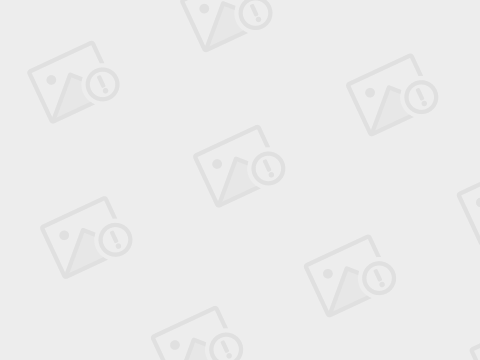
#> input picture sample/1.jpg, 480 x 360 px; the run also reads 3 pictures not shown here
$ python picture_similarity.py
#> lines starting #> are read from the running program, lines starting #| are printed output that depends on the picture
import os
from PIL import Image
import numpy as np
import shutil

# imageA = np.array(Image.open("./sample/1.jpg"))
# imageB = np.array(Image.open("./sample/3.jpg"))

## OSError: image file is truncated (97 bytes not processed)
# 注意该报错
## 另外，注意需要使用四舍五入（补充：个屁），否则会因为浮点误差出现图片尺寸不一致的情况
## python的int float自动转换真让人摸不着头脑，总是得debug
def centerCrop(image, re_width, re_height):
    width, height = image.size
    # size = 200
    left = round((width - re_width) / 2)
    top = round((height - re_height) / 2)

    ## 因此使用以下方法
    # right = round((width + re_width) / 2)
    # bottom = round((height + re_height) / 2)
    ## 教训， 网上的代码不能随便抄

    right = left + re_width
    bottom = top + re_height
    return image.crop((left, top, right, bottom))

def eucliDist(A,B):
    return np.sqrt(sum(np.power((A - B), 2)))

def cosDist(A,B):
    return np.dot(A,B)/(np.linalg.norm(A)*np.linalg.norm(B))

def hist_similar(lh, rh):
    hist = sum(1 - (0 if l == r else float(abs(l - r)) / max(l, r)) for l, r in zip(lh, rh)) / len(lh)
    return hist

def computSimilarity(image):
    width, height = image.size
    widthS, heightS = imageSample.size

    re_width = min(width, widthS)
    re_height = min(height, heightS)
    # if(width < 200 or height < 200):
    #     return True
    try:
        imageN = centerCrop(image, re_width, re_height)
        imageNp = np.array(imageN)
        imageSampleN = centerCrop(imageSample, re_width, re_height)
        imageSampleNp = np.array(imageSampleN)
    except:
            return False

    if(imageSampleNp.shape == imageNp.shape and imageSampleN.mode == imageN.mode):
        ed = np.sum(eucliDist(imageNp,imageSampleNp)/(imageNp.shape[0]*imageNp.shape[1])) + hist_similar(imageN.histogram(), imageSampleN.histogram())/10
        if ed < 0.3:
            return True
        else:
            return False
    return False


imageSample = Image.open("./sample/1.jpg")
#> imageSample is the input picture: PIL image 480x360 P; min 224, max 237, mean 236.1

if __name__ == "__main__":
    testA = np.array(Image.open("./sample/2.jpg"))
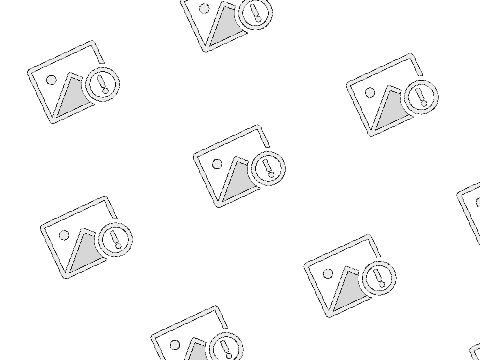
#> testA: shape (360, 480); min 0, max 13, mean 12.68; drawn with min black and max white
    testB = np.array(Image.open("./sample/4.jpg"))
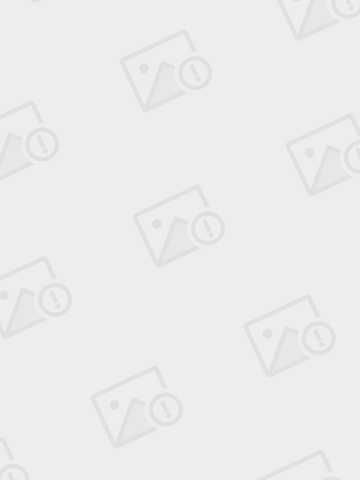
#> input picture sample/4.jpg, 360 x 480 px
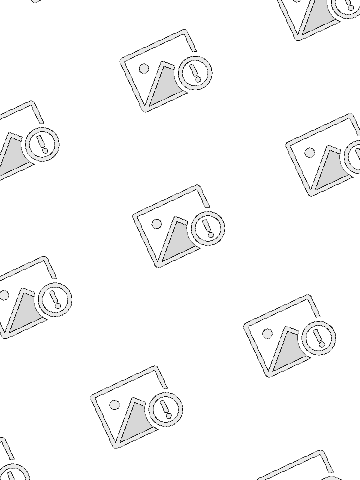
#> testB: shape (480, 360); min 0, max 13, mean 12.64; drawn with min black and max white
    testC = np.array(Image.open("./sample/eb6eb503jw1efax69mn90j20k00e3di8.jpg"))

    print(computSimilarity(Image.open("./sample/3.jpg")))
#> in computSimilarity, `width, height = image.size`: width = 360; height = 480
#> in computSimilarity, `re_width = min(width, widthS)`: re_width = 360
#> in centerCrop, `left = round((width - re_width) / 2)`: left = 0
#> in centerCrop, `top = round((height - re_height) / 2)`: top = 60
#> in centerCrop, `right = left + re_width`: right = 360
#> in centerCrop, `bottom = top + re_height`: bottom = 420
#> in centerCrop, `return image.crop((left, top, right, bottom))`:
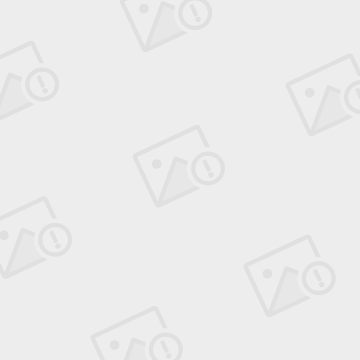
#> returned value: PIL image 360x360 P; min 224, max 237, mean 235.9
#> in computSimilarity, image is the input picture: PIL image 360x480 P; min 224, max 237, mean 236
#> in computSimilarity, `imageNp = np.array(imageN)`:
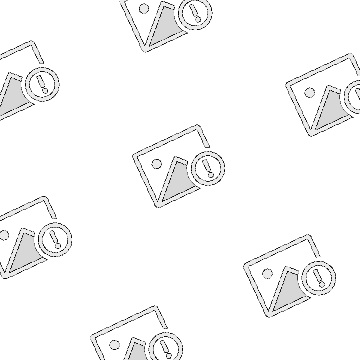
#> imageNp: shape (360, 360); min 0, max 13, mean 12.63; drawn with min black and max white
#> in computSimilarity, `imageSampleNp = np.array(imageSampleN)`:
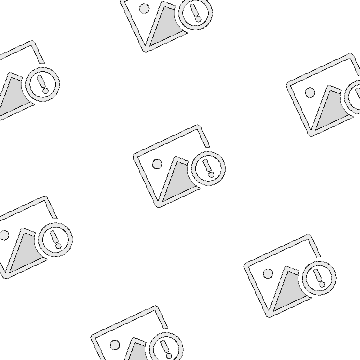
#> imageSampleNp: shape (360, 360); min 0, max 13, mean 12.62; drawn with min black and max white
#> in hist_similar, `hist = sum(1 - (0 if l == r else float(abs(l - r)) / max(l, r)) for l,..`: hist = 0.997
#> in computSimilarity, `ed = np.sum(eucliDist(imageNp,imageSampleNp)/(imageNp.shape[0]*imageNp..`: ed = 0.127


    pic_path = "./pic"


#> (the run stopped early here; a loop or call above may not have finished)
